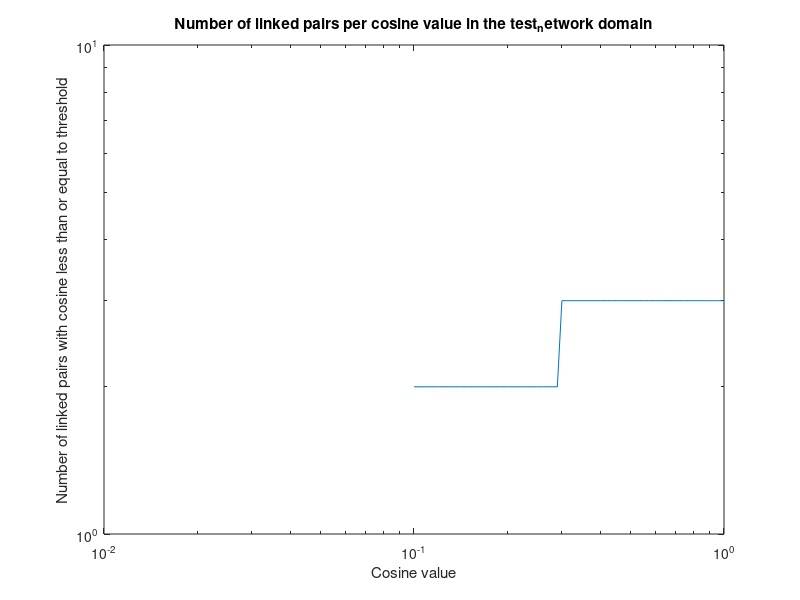

The MATLAB source for this figure:
x = [0 0
0.01 0
0.02 0
0.03 0
0.04 0
0.05 0
0.06 0
0.07 0
0.08 0
0.09 0
0.1 2
0.11 2
0.12 2
0.13 2
0.14 2
0.15 2
0.16 2
0.17 2
0.18 2
0.19 2
0.2 2
0.21 2
0.22 2
0.23 2
0.24 2
0.25 2
0.26 2
0.27 2
0.28 2
0.29 2
0.3 3
0.31 3
0.32 3
0.33 3
0.34 3
0.35 3
0.36 3
0.37 3
0.38 3
0.39 3
0.4 3
0.41 3
0.42 3
0.43 3
0.44 3
0.45 3
0.46 3
0.47 3
0.48 3
0.49 3
0.5 3
0.51 3
0.52 3
0.53 3
0.54 3
0.55 3
0.56 3
0.57 3
0.58 3
0.59 3
0.6 3
0.61 3
0.62 3
0.63 3
0.64 3
0.65 3
0.66 3
0.67 3
0.68 3
0.69 3
0.7 3
0.71 3
0.72 3
0.73 3
0.74 3
0.75 3
0.76 3
0.77 3
0.78 3
0.79 3
0.8 3
0.81 3
0.82 3
0.83 3
0.84 3
0.85 3
0.86 3
0.87 3
0.88 3
0.89 3
0.9 3
0.91 3
0.92 3
0.93 3
0.94 3
0.95 3
0.96 3
0.97 3
0.98 3
0.99 3
1 3
];
loglog(x(:,1), x(:,2));
title(['Number of linked pairs per cosine value in the test_network domain']);
xlabel('Cosine value');
ylabel('Number of linked pairs with cosine less than or equal to threshold');
v = axis;
v(1) = 0; v(2) = 1;
axis(v)
print ('-deps', 'test_network-linked-cumulative')
